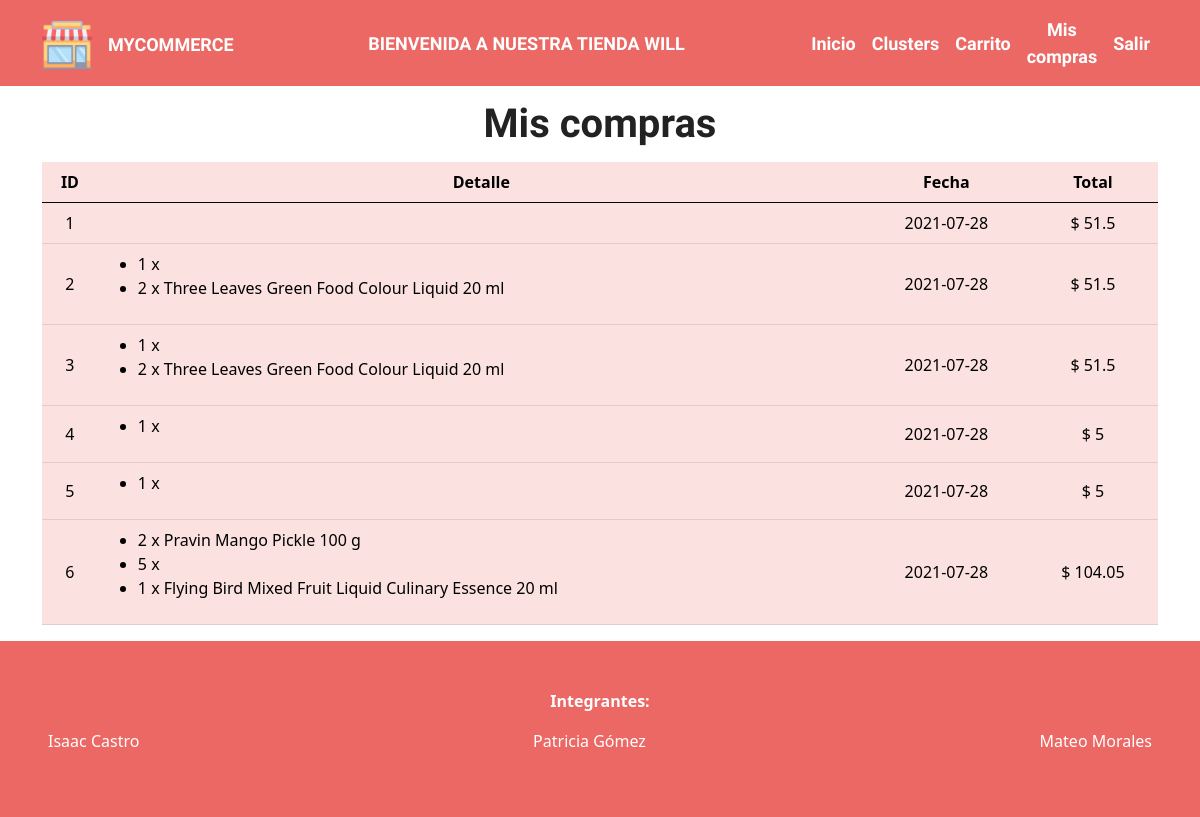
Page /compras (signed in) on the earlier database version.
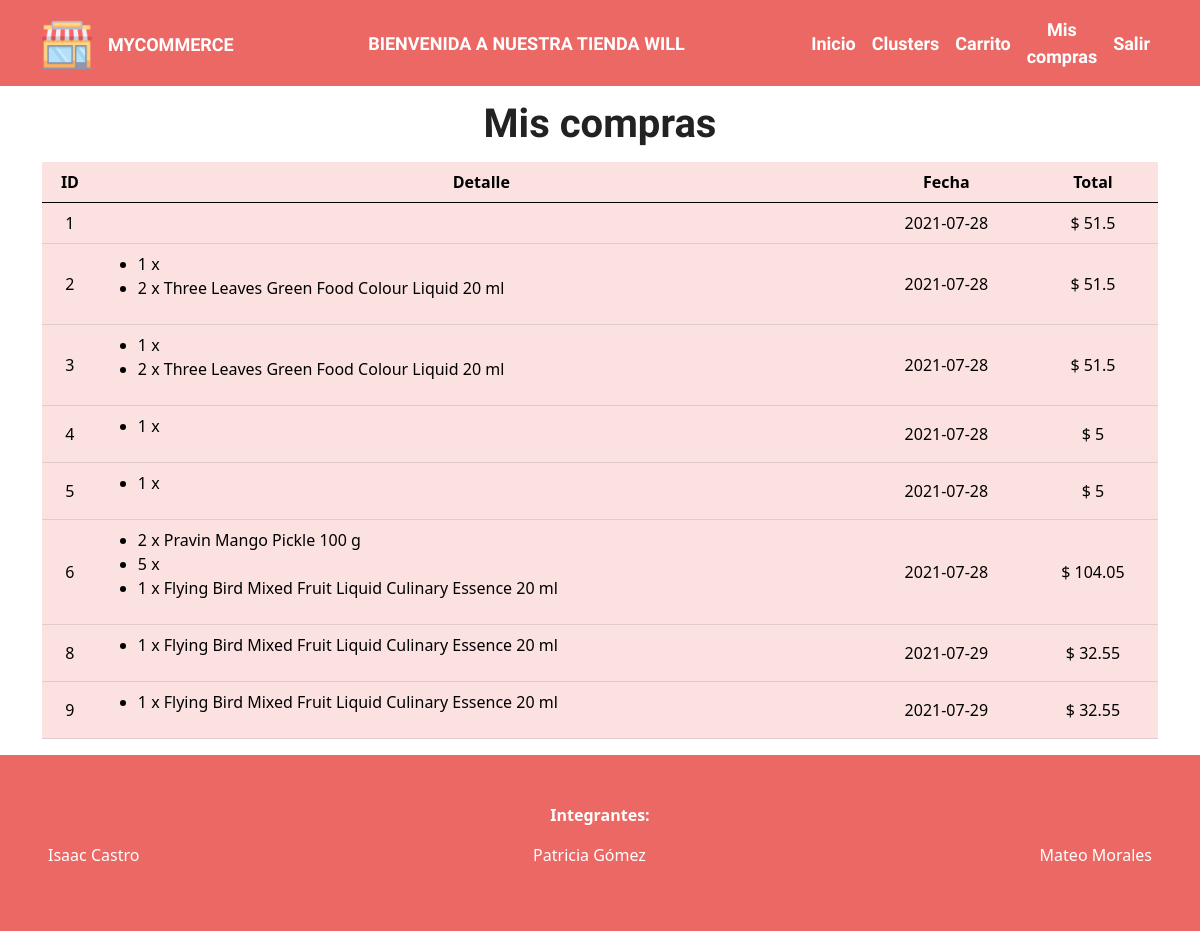
Same page on the later database version.
### tables this page shows
CREATE TABLE users ( id INTEGER PRIMARY KEY AUTOINCREMENT, names text not null, email text not null, password text not null);

CREATE TABLE "payments" (
	"id"	INTEGER PRIMARY KEY AUTOINCREMENT,
	"date"	INTEGER NOT NULL,
	"total"	NUMERIC NOT NULL,
	"user_id"	INTEGER NOT NULL,
	FOREIGN KEY("user_id") REFERENCES "users"("id")
);

### app.py (the view)
@app.route('/compras')
@login_required
def get_compras():
    conn = sqlite3.connect('app.db')
    curs = conn.cursor()
    user_id = current_user.get_id()
    curs.execute("SELECT * FROM payments where user_id = (?)", [user_id])
    compras = list(curs.fetchall())
    detalle = []
    for compra in compras:
        obj = {
            "id": compra[0],
            "fecha": compra[1],
            "total": compra[2]
        }
        curs.execute("SELECT * FROM payment_detail where payment_id = (?)", [obj['id']])
        compra_detalle = list(curs.fetchall())
        detalle_prods = []
        if len(compra_detalle) > 0:
            for item in compra_detalle:
                prod_id = item[1]
                prod = products.get_product_by_id(prod_id)
                cantidad = item[2]
                detalle_prods.append((prod, cantidad))
        obj['detalle'] = detalle_prods
        detalle.append(obj)
    return render_template('compras.html', user= current_user.get_data(), detalle=detalle)

### app.py (called while the page is built)
@login_manager.user_loader
def load_user(user_id):
    conn = sqlite3.connect('app.db')
    curs = conn.cursor()
    curs.execute("SELECT * from users where id = (?)", [user_id])
    lu = curs.fetchone()
    if lu is None:
        return None
    else:
        return User(int(lu[0]), lu[1], lu[2], lu[3])

@app.template_filter('date')
def timestamp_to_date(ts):
    date = datetime.fromtimestamp(ts)
    return date.date()

### controllers/products.py (called while the page is built)
def get_product_by_id(id):
    for prod in products:
        if int(prod['ID']) == id:
            return prod
    return None

### controllers/users.py (called while the page is built)
    def get_id(self):
        return self.id

    def get_data(self):
        return {'id': self.id, 'names': self.names, 'email': self.email}

### templates/compras.html
{% extends "base.html" %} {% block content %}
<div class="container">
  <div class="row">
    <div class="col">
      <h1 class="text-center my-3">Mis compras</h1>
      <table class="table table-primary">
        <thead>
          <tr>
            <th class="text-center">ID</th>
            <th class="text-center">Detalle</th>
            <th class="text-center">Fecha</th>
            <th class="text-center">Total</th>
          </tr>
        </thead>
        <tbody>
          {% for item in detalle %}
          <tr>
            <td class="text-center align-middle">
              {{ item['id'] }}
            </td>
            <td>
              <ul>
                {% for detalle in item.detalle %}
                <li> {{ detalle[1]}} x {{ detalle[0]['PRODUCT NAME'] }} </li>
                {% endfor %}
              </ul>
            </td>
            <td class="text-center align-middle"> {{ item.fecha|date }} </td>
            <td class="text-center align-middle"> $ {{ item.total }}</td>
          </tr>
          {% endfor %}
        </tbody>
      </table>
    </div>
  </div>
</div>
{% endblock %}

### templates/base.html (shortened to what this page needs)
<!DOCTYPE html>
<html lang="en">
<head>
  <link rel="stylesheet" href="/static/css/bootstrap.min.css">
  <link rel="stylesheet" href="https://cdnjs.cloudflare.com/ajax/libs/font-awesome/5.15.3/css/all.min.css" />
  <link rel="stylesheet" href="/static/css/styles.css">
</head>
<body class="d-flex flex-column justify-content-between">
  <nav class="navbar navbar-expand-lg navbar-dark bg-primary">
    <div class="container">
      <a class="navbar-brand" href="/">
        <img class="logo" src="/static/img/shops.png" alt="Logo UPS" />
      </a>
      <a class="navbar-brand" href="/">MyCommerce</a>
      {% if user %}
      <div class="text-center w-100">
        <span class="text-white text-uppercase"> Bienvenida a nuestra tienda {{user.names}}</span>
      </div>
      {% endif %}
      <div class="collapse navbar-collapse">
        <ul class="navbar-nav ms-auto mb-2 mb-lg-0">
          <li class="nav-item align-self-center">
            <a class="nav-link active" href="/">Inicio</a>
          </li>
          <li class="nav-item align-self-center">
            <a class="nav-link active" href="/clusters">Clusters</a>
          </li>
          {% if not user %}
          <li class="nav-item align-self-center">
            <a class="nav-link active" href="/registro">Registro</a>
          </li>
          <li class="nav-item align-self-center">
            <a class="nav-link active" href="/login">Iniciar Sesion</a>
          </li>
          {% else %}
          <li class="nav-item align-self-center">
            <a class="nav-link active" href="/carrito">Carrito</a>
          </li>
          <li class="nav-item align-self-center text-center">
            <a class="nav-link active" href="/compras">Mis compras</a>
          </li>
          <li class="nav-item align-self-center">
            <a class="nav-link active" href="/logout">Salir</a>
          </li>
          {% endif %}
        </ul>
      </div>
    </div>
  </nav>
    {% block content %} {% endblock %}
  <footer class="position-relative bg-primary text-white p-5">
    <p class="text-center">
      <strong>Integrantes:</strong>
    </p>
    <ul class="list-unstyled d-flex justify-content-between">
      <li>Isaac Castro </li>
      <li>Patricia Gómez</li>
      <li>Mateo Morales</li>
    </ul>
  </footer>
</body>
</html>

### static/css/styles.css (style rules this page uses)
.logo { width: 50px; height: 50px; }
body { height: 100vh; }

Differences in the rows shown:
added payments: id "8", detalle "1", detalle "Flying Bird Mixed Fruit Liquid Culinary Essence 20 ml", fecha "2021-07-29", total "32.55"
added payments: id "9", detalle "1", detalle "Flying Bird Mixed Fruit Liquid Culinary Essence 20 ml", fecha "2021-07-29", total "32.55"
